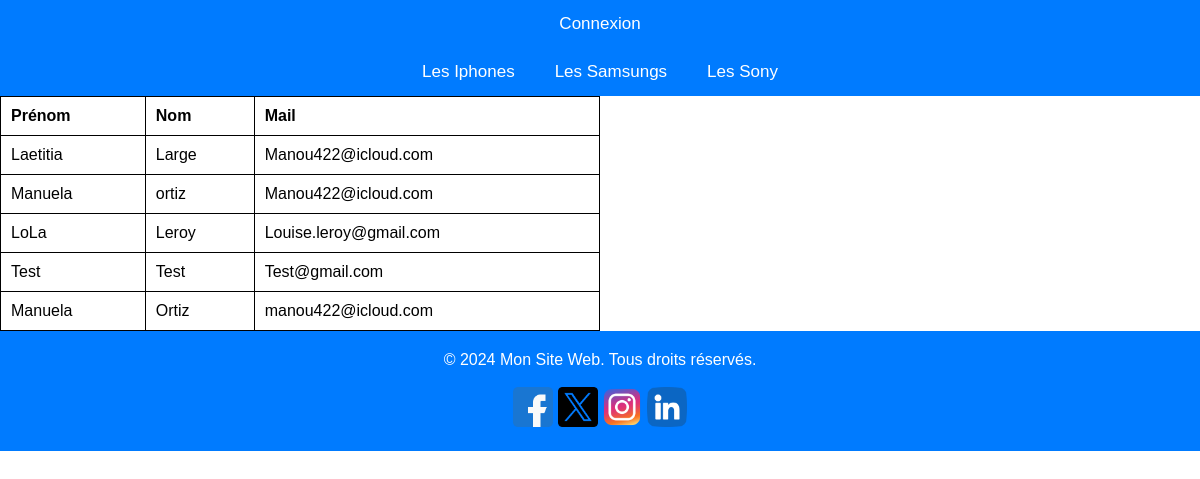
Page /utilisateurs.php on the committed database.
### tables this page shows
CREATE TABLE IF NOT EXISTS `users` (
  `idu` int(11) NOT NULL AUTO_INCREMENT,
  `nom` varchar(100) NOT NULL,
  `prenom` varchar(100) NOT NULL,
  `mail` varchar(100) NOT NULL,
  `adresse` varchar(1000) DEFAULT NULL,
  `mdp` varchar(100) NOT NULL,
  `admin` int(1) NOT NULL,
  PRIMARY KEY (`idu`)
);

### utilisateurs.php (the view, shortened to what this page needs)
<?php
	include "liseret.php";
    include "connect.php";
?>
<!DOCTYPE html>
<html lang="en">
<head>
    <link rel="stylesheet" href="utilisateurs.css">
</head>
<body>
<div class="page">
<table class="user">
  <thead>
    <tr>
      <th>Prénom</th>
      <th>Nom</th>
      <th>Mail</th>
    </tr>
  </thead>
  <tbody>
    <?php
        $req = "SELECT nom,prenom,mail FROM users";
        $result = $id->query($req);
        while($ligne = $result->fetch(PDO::FETCH_ASSOC)) {
            echo "<tr><td>".$ligne["prenom"]."</td><td>".$ligne["nom"]."</td><td>".$ligne["mail"]."</td></tr>";
        }
    ?>
    </tbody>
    </table>
    </div>
    <?php
        include "footer.php";
    ?>
</body>
</html>

### liseret.css (style rules this page uses)
* { box-sizing: border-box; margin: 0; padding: 0; }
body { font-family: Arial, sans-serif; }

### utilisateurs.css (style rules this page uses)
table { width: 50%; border-collapse: collapse; }
table, th, td { border: 1px solid black; }
th, td { padding: 10px; text-align: left; }

### footer.css (style rules this page uses)
body, html { margin: 0; padding: 0; height: 100%; }

### rows in the picture
users: prenom "Laetitia", nom "Large", mail "Manou422@icloud.com"
users: prenom "Manuela", nom "ortiz", mail "Manou422@icloud.com"
users: prenom "LoLa", nom "Leroy", mail "Louise.leroy@gmail.com"
users: prenom "Test", nom "Test", mail "Test@gmail.com"
users: prenom "Manuela", nom "Ortiz", mail "manou422@icloud.com"
